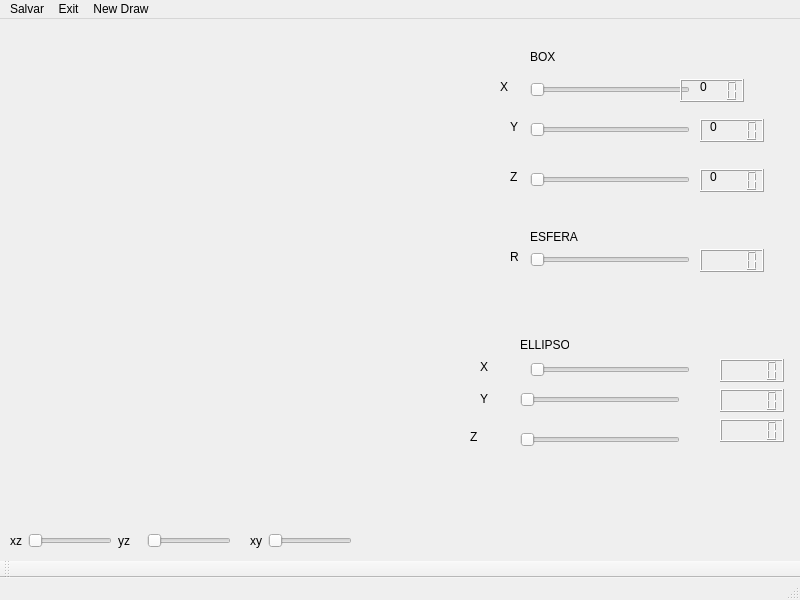
<?xml version="1.0" encoding="UTF-8"?>
<ui version="4.0">
 <class>MainWindow</class>
 <widget class="QMainWindow" name="MainWindow">
  <property name="geometry">
   <rect>
    <x>0</x>
    <y>0</y>
    <width>800</width>
    <height>600</height>
   </rect>
  </property>
  <property name="windowTitle">
   <string>MainWindow</string>
  </property>
  <widget class="QWidget" name="centralwidget">
   <widget class="QSlider" name="horizontalSliderX">
    <property name="geometry">
     <rect>
      <x>530</x>
      <y>60</y>
      <width>160</width>
      <height>22</height>
     </rect>
    </property>
    <property name="orientation">
     <enum>Qt::Horizontal</enum>
    </property>
   </widget>
   <widget class="QSlider" name="horizontalSliderY">
    <property name="geometry">
     <rect>
      <x>530</x>
      <y>100</y>
      <width>160</width>
      <height>22</height>
     </rect>
    </property>
    <property name="orientation">
     <enum>Qt::Horizontal</enum>
    </property>
   </widget>
   <widget class="QSlider" name="horizontalSliderZ">
    <property name="geometry">
     <rect>
      <x>530</x>
      <y>150</y>
      <width>160</width>
      <height>22</height>
     </rect>
    </property>
    <property name="orientation">
     <enum>Qt::Horizontal</enum>
    </property>
   </widget>
   <widget class="QLabel" name="label">
    <property name="geometry">
     <rect>
      <x>10</x>
      <y>10</y>
      <width>49</width>
      <height>16</height>
     </rect>
    </property>
    <property name="text">
     <string/>
    </property>
   </widget>
   <widget class="QWidget" name="layoutWidget">
    <property name="geometry">
     <rect>
      <x>10</x>
      <y>510</y>
      <width>342</width>
      <height>24</height>
     </rect>
    </property>
    <layout class="QHBoxLayout" name="horizontalLayout">
     <item>
      <widget class="QLabel" name="label_3">
       <property name="text">
        <string>xz</string>
       </property>
      </widget>
     </item>
     <item>
      <widget class="QSlider" name="horizontalSliderXZ">
       <property name="orientation">
        <enum>Qt::Horizontal</enum>
       </property>
      </widget>
     </item>
     <item>
      <widget class="QLabel" name="label_2">
       <property name="text">
        <string>yz</string>
       </property>
      </widget>
     </item>
     <item>
      <spacer name="horizontalSpacer">
       <property name="orientation">
        <enum>Qt::Horizontal</enum>
       </property>
       <property name="sizeHint" stdset="0">
        <size>
         <width>11</width>
         <height>19</height>
        </size>
       </property>
      </spacer>
     </item>
     <item>
      <widget class="QSlider" name="horizontalSliderXY">
       <property name="orientation">
        <enum>Qt::Horizontal</enum>
       </property>
      </widget>
     </item>
     <item>
      <spacer name="horizontalSpacer_2">
       <property name="orientation">
        <enum>Qt::Horizontal</enum>
       </property>
       <property name="sizeHint" stdset="0">
        <size>
         <width>13</width>
         <height>20</height>
        </size>
       </property>
      </spacer>
     </item>
     <item>
      <widget class="QLabel" name="label_4">
       <property name="text">
        <string>xy</string>
       </property>
      </widget>
     </item>
     <item>
      <widget class="QSlider" name="horizontalSliderYZ">
       <property name="orientation">
        <enum>Qt::Horizontal</enum>
       </property>
      </widget>
     </item>
    </layout>
   </widget>
   <widget class="QLabel" name="labelX">
    <property name="geometry">
     <rect>
      <x>700</x>
      <y>60</y>
      <width>49</width>
      <height>16</height>
     </rect>
    </property>
    <property name="text">
     <string>0</string>
    </property>
   </widget>
   <widget class="QLabel" name="labelY">
    <property name="geometry">
     <rect>
      <x>710</x>
      <y>100</y>
      <width>49</width>
      <height>16</height>
     </rect>
    </property>
    <property name="text">
     <string>0</string>
    </property>
   </widget>
   <widget class="QLabel" name="labelZ">
    <property name="geometry">
     <rect>
      <x>710</x>
      <y>150</y>
      <width>49</width>
      <height>16</height>
     </rect>
    </property>
    <property name="text">
     <string>0</string>
    </property>
   </widget>
   <widget class="QLabel" name="label_5">
    <property name="geometry">
     <rect>
      <x>500</x>
      <y>60</y>
      <width>49</width>
      <height>16</height>
     </rect>
    </property>
    <property name="text">
     <string>X</string>
    </property>
   </widget>
   <widget class="QLabel" name="label_6">
    <property name="geometry">
     <rect>
      <x>510</x>
      <y>100</y>
      <width>49</width>
      <height>16</height>
     </rect>
    </property>
    <property name="text">
     <string>Y</string>
    </property>
   </widget>
   <widget class="QLabel" name="label_7">
    <property name="geometry">
     <rect>
      <x>510</x>
      <y>150</y>
      <width>49</width>
      <height>16</height>
     </rect>
    </property>
    <property name="text">
     <string>Z</string>
    </property>
   </widget>
   <widget class="QSlider" name="horizontalSliderEsferaR">
    <property name="geometry">
     <rect>
      <x>530</x>
      <y>230</y>
      <width>160</width>
      <height>22</height>
     </rect>
    </property>
    <property name="orientation">
     <enum>Qt::Horizontal</enum>
    </property>
   </widget>
   <widget class="QSlider" name="horizontalSliderRXellipsoid">
    <property name="geometry">
     <rect>
      <x>530</x>
      <y>340</y>
      <width>160</width>
      <height>22</height>
     </rect>
    </property>
    <property name="orientation">
     <enum>Qt::Horizontal</enum>
    </property>
   </widget>
   <widget class="QSlider" name="horizontalSliderRYellipsoid">
    <property name="geometry">
     <rect>
      <x>520</x>
      <y>370</y>
      <width>160</width>
      <height>22</height>
     </rect>
    </property>
    <property name="orientation">
     <enum>Qt::Horizontal</enum>
    </property>
   </widget>
   <widget class="QLabel" name="label_8">
    <property name="geometry">
     <rect>
      <x>510</x>
      <y>230</y>
      <width>49</width>
      <height>16</height>
     </rect>
    </property>
    <property name="text">
     <string>R</string>
    </property>
   </widget>
   <widget class="QLabel" name="label_9">
    <property name="geometry">
     <rect>
      <x>480</x>
      <y>340</y>
      <width>21</width>
      <height>16</height>
     </rect>
    </property>
    <property name="text">
     <string>X</string>
    </property>
   </widget>
   <widget class="QLabel" name="label_10">
    <property name="geometry">
     <rect>
      <x>480</x>
      <y>370</y>
      <width>16</width>
      <height>20</height>
     </rect>
    </property>
    <property name="text">
     <string>Y</string>
    </property>
   </widget>
   <widget class="QLCDNumber" name="lcdNumber_EsferaR">
    <property name="geometry">
     <rect>
      <x>700</x>
      <y>230</y>
      <width>64</width>
      <height>23</height>
     </rect>
    </property>
   </widget>
   <widget class="QLCDNumber" name="lcdNumber_EllipsoidX">
    <property name="geometry">
     <rect>
      <x>720</x>
      <y>340</y>
      <width>64</width>
      <height>23</height>
     </rect>
    </property>
   </widget>
   <widget class="QLCDNumber" name="lcdNumber_EllipsoidY">
    <property name="geometry">
     <rect>
      <x>720</x>
      <y>370</y>
      <width>64</width>
      <height>23</height>
     </rect>
    </property>
   </widget>
   <widget class="QLCDNumber" name="lcdNumber_BoxX">
    <property name="geometry">
     <rect>
      <x>680</x>
      <y>60</y>
      <width>64</width>
      <height>23</height>
     </rect>
    </property>
   </widget>
   <widget class="QLCDNumber" name="lcdNumber_BoxY">
    <property name="geometry">
     <rect>
      <x>700</x>
      <y>100</y>
      <width>64</width>
      <height>23</height>
     </rect>
    </property>
   </widget>
   <widget class="QLCDNumber" name="lcdNumber_BoxZ">
    <property name="geometry">
     <rect>
      <x>700</x>
      <y>150</y>
      <width>64</width>
      <height>23</height>
     </rect>
    </property>
   </widget>
   <widget class="QLabel" name="label_11">
    <property name="geometry">
     <rect>
      <x>530</x>
      <y>30</y>
      <width>49</width>
      <height>16</height>
     </rect>
    </property>
    <property name="text">
     <string>BOX</string>
    </property>
   </widget>
   <widget class="QLabel" name="label_12">
    <property name="geometry">
     <rect>
      <x>530</x>
      <y>210</y>
      <width>49</width>
      <height>16</height>
     </rect>
    </property>
    <property name="text">
     <string>ESFERA</string>
    </property>
   </widget>
   <widget class="QLabel" name="label_13">
    <property name="geometry">
     <rect>
      <x>520</x>
      <y>310</y>
      <width>49</width>
      <height>31</height>
     </rect>
    </property>
    <property name="text">
     <string>ELLIPSOID</string>
    </property>
   </widget>
   <widget class="QLCDNumber" name="lcdNumber">
    <property name="geometry">
     <rect>
      <x>720</x>
      <y>400</y>
      <width>64</width>
      <height>23</height>
     </rect>
    </property>
   </widget>
   <widget class="QSlider" name="horizontalSliderRZellipsoid">
    <property name="geometry">
     <rect>
      <x>520</x>
      <y>410</y>
      <width>160</width>
      <height>22</height>
     </rect>
    </property>
    <property name="orientation">
     <enum>Qt::Horizontal</enum>
    </property>
   </widget>
   <widget class="QLabel" name="label_14">
    <property name="geometry">
     <rect>
      <x>470</x>
      <y>410</y>
      <width>21</width>
      <height>16</height>
     </rect>
    </property>
    <property name="text">
     <string>Z</string>
    </property>
   </widget>
   <widget class="QWidget" name="widget" native="true">
    <property name="geometry">
     <rect>
      <x>30</x>
      <y>159</y>
      <width>431</width>
      <height>301</height>
     </rect>
    </property>
   </widget>
  </widget>
  <widget class="QStatusBar" name="statusbar"/>
  <widget class="QToolBar" name="toolBar">
   <property name="windowTitle">
    <string>toolBar</string>
   </property>
   <attribute name="toolBarArea">
    <enum>BottomToolBarArea</enum>
   </attribute>
   <attribute name="toolBarBreak">
    <bool>false</bool>
   </attribute>
  </widget>
  <widget class="QMenuBar" name="menuBar">
   <property name="geometry">
    <rect>
     <x>0</x>
     <y>0</y>
     <width>800</width>
     <height>22</height>
    </rect>
   </property>
   <widget class="QMenu" name="menuSalvar">
    <property name="title">
     <string>Salvar</string>
    </property>
    <addaction name="separator"/>
    <addaction name="separator"/>
   </widget>
   <widget class="QMenu" name="menuExit">
    <property name="title">
     <string>Exit</string>
    </property>
   </widget>
   <widget class="QMenu" name="menuNew_Draw">
    <property name="title">
     <string>New Draw</string>
    </property>
    <addaction name="actionNovoDesenho"/>
   </widget>
   <addaction name="menuSalvar"/>
   <addaction name="menuExit"/>
   <addaction name="menuNew_Draw"/>
  </widget>
  <action name="actionQuit">
   <property name="text">
    <string>Quit</string>
   </property>
  </action>
  <action name="actionSave">
   <property name="text">
    <string>Save</string>
   </property>
  </action>
  <action name="actionNovoDesenho">
   <property name="text">
    <string>NovoDesenho</string>
   </property>
  </action>
 </widget>
 <resources/>
 <connections/>
</ui>
